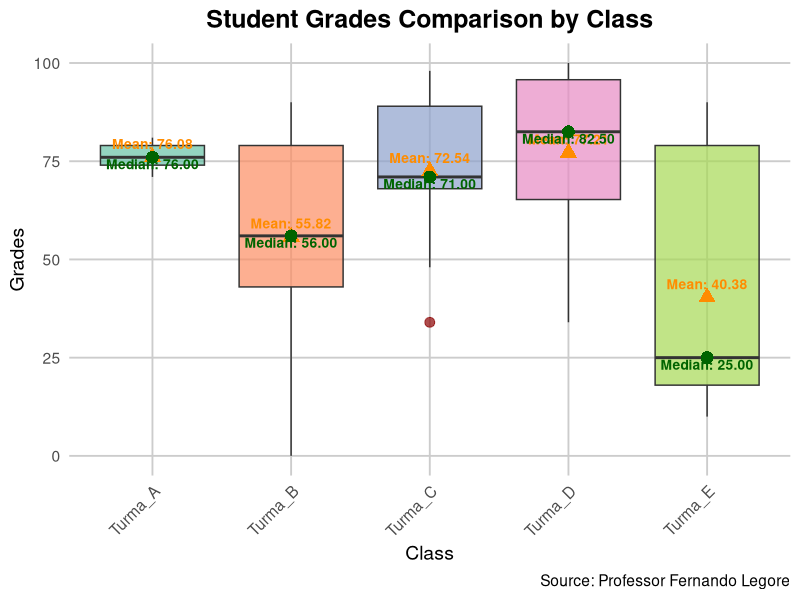
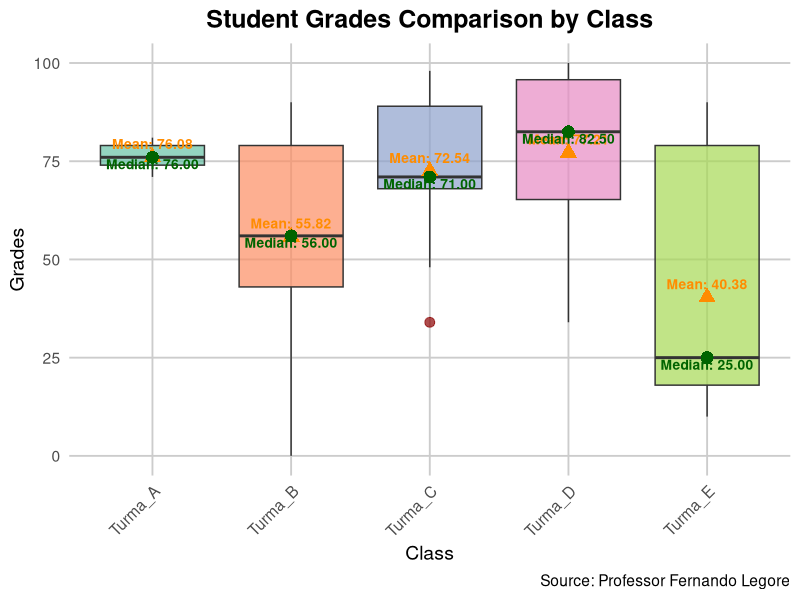

Write R code to recreate these figures, in order.
########################################################################
## Script 04 - Student Grades by Class - Boxplot Visualization
## Based on 70 sample data distributed across 5 classes (18/11/2024)
## Result exported as PNG
########################################################################

# Set working directory
setwd("~/Importantes/Faculdade/02/Probabilidade e Estatistica/R/activity-4-boxplot-student-grades")

# Load required libraries
library(ggplot2)
library(tidyr)
library(dplyr)

# Load dataset
dados <- read.csv("Notas_Alunos_Turmas.csv", sep = ";")

# Convert data from wide to long format
dados_long <- pivot_longer(dados, cols = everything(), names_to = "Turma", values_to = "Notas", values_drop_na = TRUE)

# Calculate mean and median per class
media_mediana <- dados_long %>%
  group_by(Turma) %>%
  summarise(
    media = mean(Notas, na.rm = TRUE),
    mediana = median(Notas, na.rm = TRUE)
  )

# Create boxplot with extra visual indicators
grafico_boxplot <- ggplot(dados_long, aes(x = Turma, y = Notas, fill = Turma)) +
  geom_boxplot(outlier.color = "darkred", outlier.size = 3, alpha = 0.7) +
  geom_point(data = media_mediana, aes(y = media), color = "darkorange", size = 4, shape = 17) +
  geom_point(data = media_mediana, aes(y = mediana), color = "darkgreen", size = 4, shape = 16) +
  geom_text(data = media_mediana, aes(y = media, label = sprintf("Mean: %.2f", media)), 
            vjust = -0.8, color = "darkorange", size = 3.5, fontface = "bold") +
  geom_text(data = media_mediana, aes(y = mediana, label = sprintf("Median: %.2f", mediana)), 
            vjust = 1.2, color = "darkgreen", size = 3.5, fontface = "bold") +
  scale_fill_brewer(palette = "Set2") +
  ggtitle("Student Grades Comparison by Class") +
  xlab("Class") +
  ylab("Grades") +
  labs(caption = "Source: Professor Fernando Legore") +
  theme_minimal(base_size = 14) +
  theme(
    plot.title = element_text(hjust = 0.5, size = 18, face = "bold"),
    axis.text.x = element_text(angle = 45, hjust = 1),
    legend.position = "none",
    panel.grid.major = element_line(color = "gray80"),
    panel.grid.minor = element_blank()
  )

# Show boxplot
print(grafico_boxplot)

# Export plot as PNG
ggsave("grafico_boxplot_notas_turmas.png", plot = grafico_boxplot, width = 10, height = 6, units = "in", dpi = 300)
